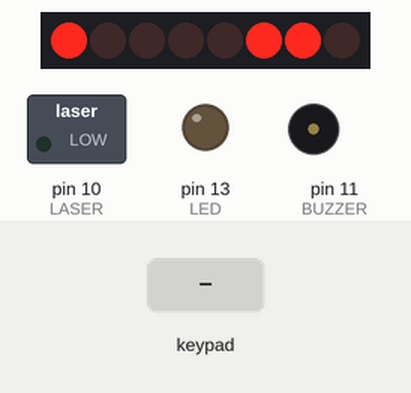
Simulated run of this sketch. Board: Arduino Uno, built with avr-gcc and run on an emulated ATmega328P. Parts: 8 shift-register outputs drawn as a row of LEDs (first output left, lit = HIGH), switched loads named in the sketch (green lamp = pin HIGH), output pins drawn as LEDs (lit = HIGH), buzzer (waves = sounding). Wiring (inferred from the names in the program): 4×3 keypad with keys 1 2 3 4 5 6 7 8 9 * 0 #: rows pin 8, pin 2, pin 12, pin 4; columns pin 7, pin 6, pin 5; shift register (74HC595): data pin 3; shift clock A2; latch A1. Wiring (inferred from the signals the program sends): row of LEDs: on Q0, Q1, Q2, Q3, Q4, Q5, Q6, Q7. The test bench sets the inputs (shaded band). Pins used as bus, display or sensor lines are not drawn.

Above: at 1.2 s.
1.3 s: keypad keys 1 2 3 4 5 pressed 0.4 s apart
At 3.3 s:
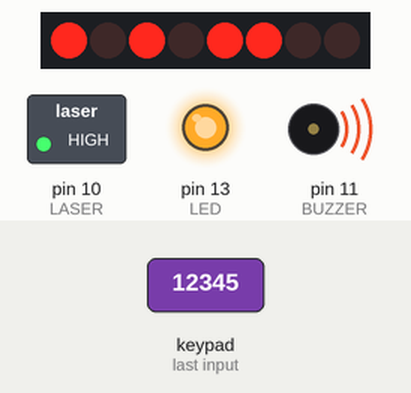
4.8 s: key '1' pressed
At 5.9 s:
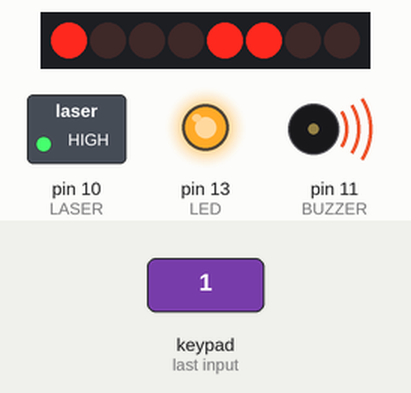
6.3 s: keypad keys 1 3 9 7 2 pressed 0.4 s apart
At 8.3 s:
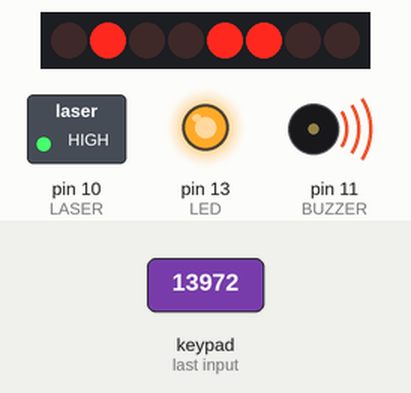
9.8 s: key '6' pressed
At 10.9 s:
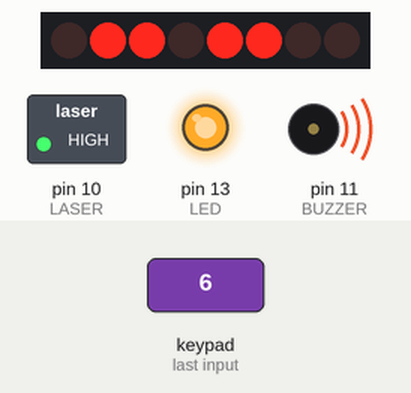
11.3 s: key '8' pressed
At 12.0 s:
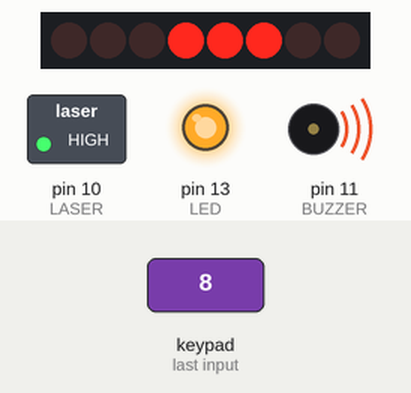
12.8 s: key '0' pressed
At 13.2 s:
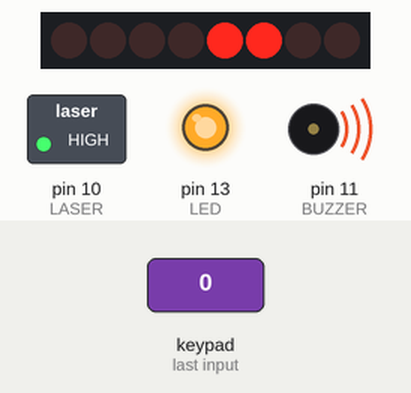
Timing chart, 0 to 15.3 s (numbered marks = the images above; inputs shaded):
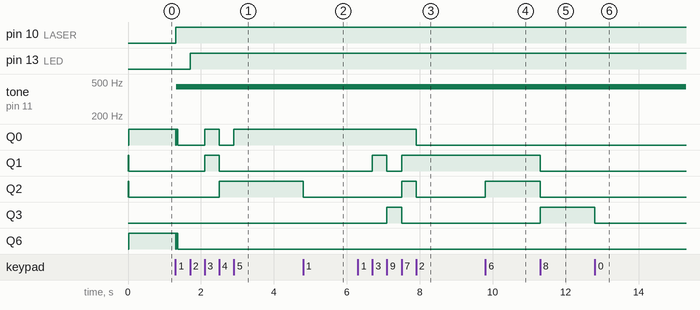

Measured:
- after the input at 1.3 s, pin 10 (LASER): LOW → HIGH at once; pin 13 (LED): LOW → HIGH after 0.41 s; tone on pin 11 (BUZZER): silent → 440 Hz at once; Q0: goes LOW 0.01 s, HIGH 0.04 s, LOW 0.74 s, HIGH 0.40 s, LOW 0.40 s, then HIGH, starting at once; Q1: LOW → HIGH after 0.80 s, → LOW 0.40 s later
- after the input at 4.8 s, Q2: HIGH → LOW at once
- after the input at 6.3 s, Q0: HIGH → LOW after 1.6 s; Q1: LOW → HIGH after 0.40 s, → LOW 0.40 s later, → HIGH 0.40 s later; Q2: LOW → HIGH after 1.2 s, → LOW 0.40 s later; Q3: LOW → HIGH after 0.80 s, → LOW 0.40 s later
- after the input at 9.8 s, Q2: LOW → HIGH at once
- after the input at 11.3 s, Q1, Q2: HIGH → LOW at once; Q3: LOW → HIGH at once
- after the input at 12.8 s, Q3: HIGH → LOW at once

The sketch:

SecuritySystem.ino
```cpp
/* LABORATÓRIO DE SISTEMAS EMBARCADOS - EA076 - Turma C
 * FEEC/Unicamp
 *
 * Projeto final: Sistema de segurança
 * Autores: Leandro Silva   156176
 *          Igor Maronni    155755
 * Data: Junho de 2017
 */

#include <EEPROM.h>
#include <TimerOne.h>
#include <string.h>

/*-------------------------------------------------------------------------
 * -------------------------    MACROS   ----------------------------------
 *------------------------------------------------------------------------- */
// Pinos do teclado matricial & LCD
/* | 12 | 2 | 8 | 7 | 5V  | A2 | 9 | 5V |<<<
 * | 4  |   | 5 | 6 | GND | 5V | 3 | A1 |*/

// Macros do teclado matricial
#define C1    7
#define C2    6
#define C3    5
#define L1    8
#define L2    2
#define L3    12
#define L4    4

// Macros do LCD por SPI
#define CLK   A2  // Clock
#define DIN   3   // Data input
#define DC    9   // Register Select (RS)
#define CE    A1  // Enable (ativo baixo)

#define LCD_FUNCTION_SET    0x38  // 2-line mode and display off
#define LCD_DISPLAY_CONTROL 0x0C  // Display on, cursor off and blink off
#define LCD_DISPLAY_CLEAR   0x01
#define LCD_ENTRY_MODE_SET  0x06  // Increment mode and entire shift off

// Outras macros
#define LDR                   A0    // Fotoresistor
#define LED                   13    // LED para indicar inserção de senha
#define BUZZER                11    // Buzzer para indicar violação de segurança
#define LASER                 10
#define PASSWORD_ADDRESS      0     // Endereço da EEPROM onde será guardada a senha
#define LIGHT_THRESHOLD       600   // Limiar entre luz (maior que) e sem luz (menor que) do LDR
#define PASS_SIZE             10    // Tamanho máximo da senha

/*-------------------------------------------------------------------------
 * ---------------------  GLOBAL VARIABLES  -------------------------------
 *------------------------------------------------------------------------- */
// Variáveis do teclado matricial
char    C[] = {C1, C2, C3},
        L[] = {L1, L2, L3, L4};           // Colunas e linhas
char    keypad[4][3] = {{'1','2','3'},
                        {'4','5','6'},
                        {'7','8','9'},
                        {'*','0','#'}};   // Caracteres disponíveis
char    key, prev_key = 0;                // Atual e anterior teclas pressionadas
boolean key_debounce = false;             // Estado de debouncing do teclado
uint8_t key_debounce_time = 0;            // Tempo de debouncing

// Variáveis do sistema de segurança
char    password[PASS_SIZE],              // Senha para controlar o sistema
        password_attempt[PASS_SIZE];      // Senha inserida para checagem
uint8_t nth_digit = 0;                    // Índice da senha digitada
boolean proceed = false;                  // Flag utilizada para adentrar na máquina de estados do teclado matricial
                                          // mesmo que nenhuma tecla tenha sido pressionada

uint8_t LDR_reading;                      // Leitura do sensor de luz

/*-------------------------------------------------------------------------
 * -------------------------    STATES   ----------------------------------
 *------------------------------------------------------------------------- */

// Estados do teclado matricial
enum {STANDBY,                          // Em espera de um comando
      PASSWORD_ATTEMPT_PRE_DEACTIVATE,  // Inserção de senha para desativar alarme
      PASSWORD_ATTEMPT_PRE_CHANGE,      // Inserção de senha para alterar senha
      CHECK_PASSWORD_PRE_DEACTIVATE,    // Verificação de senha para desativar alarme
      CHECK_PASSWORD_PRE_CHANGE,        // Verificação de senha para alterar senha
      DEACTIVATE,                       // Desativar alarme
      CHANGE_PASSWORD} keypad_state;    // Alterar senha

// Estados da verificação de senha
enum {NONE,
      CORRECT,
      INCORRECT} password_state;

// Estados do sensor de luz
enum {BRIGHT,
      DARK} LDR_state;

// Estados do alarme
enum {ALARM_OFF,                // Alarme desligado
      ALARM_ON,                 // Alarme ligado
      TRIGGERED} alarm_state;   // Uma quebra na segurança foi detectada

/*-------------------------------------------------------------------------
 * -------------------   FUNCTION PROTOTYPES   ----------------------------
 *------------------------------------------------------------------------- */
void setup();
void loop();

char    KEYPAD_sweep();
boolean str_cmp(char *s1, char *s2);

boolean EEPROM_getString(int address, char* string);
void    EEPROM_putString(int address, char* string);

void ISR_timer();

void LCD_En_Wait(uint8_t t);
void LCD_RS(uint8_t select);
void LCD_send_data(char c);
void LCD_send_command(char c, uint8_t t);
void LCD_init(void);
void LCD_send_string(char * s, uint8_t line);
void LCD_clear_line(uint8_t line);
void LCD_position_cursor(int linha, int coluna);
void LCD_clean(void);

/*-------------------------------------------------------------------------
 * --------------------------    SETUP   ----------------------------------
 *------------------------------------------------------------------------- */
void setup() {
  // Inicializacao de estados
  keypad_state = STANDBY;
  password_state = NONE;
  LDR_state      = BRIGHT;
  alarm_state    = ALARM_OFF;

  pinMode(LASER, OUTPUT);
  pinMode(BUZZER,OUTPUT);
  pinMode(LED,   OUTPUT);

  // Inicialização dos pinos do teclado
  int i;
  for(i=0;i<=3;i++){
    pinMode(L[i], OUTPUT);
    digitalWrite(L[i], HIGH);
  }
  for(i=0;i<=2;i++) pinMode(C[i], INPUT_PULLUP);

  // Interrupção periódica
  Timer1.initialize(10000);           // Interrupcao a cada 10ms
  Timer1.attachInterrupt(ISR_timer);  // Associa a interrupcao periodica a funcao ISR_timer

  // Carrega senha armazenada na EEPROM na variável <password>
  if(!EEPROM_getString(PASSWORD_ADDRESS, password)){
    strcpy(password, "12345");  // Caso não haja, insere uma senha default
  }

  // Inicializa LCD e insere instruções na tela
  LCD_init();
  LCD_send_string("1-ON 2-OFF", 1);
  LCD_send_string("3-Alt. senha", 2);
}

/*-------------------------------------------------------------------------
 * --------------------------    LOOP   -----------------------------------
 *------------------------------------------------------------------------- */
void loop() {
  /*-------------------------- KEYPAD STATE MACHINE ------------------------*
   * <<< INSTRUÇÕES >>>
   * Selecione:
   * 1: Para ativar o alarme
   * 2: Para desativar o alarme
   * 3: Para alterar a senha
   * #: Para finalizar entrada de senha
   * *: Para reiniciar entrada de senha
   *-----------------------------------------------------------------------*/

  // Se um botão foi pressionado ou se há necessidade de mudança de estado
  if(key || proceed){
    proceed = false;
    switch(keypad_state){
      /*-------------------- STANDBY --------------------*
       * A espera de uma comando no teclado.             *
       *-------------------------------------------------*/
      case STANDBY:
        switch(key){
          case '1': // Ativar alarme
            LCD_send_string("Alarme ativado.", 1);
            LCD_clear_line(2);
            alarm_state = ALARM_ON;
            digitalWrite(LASER, HIGH);
            break;
          case '2': // Desativar alarme
            if(alarm_state == ALARM_OFF){
              LCD_send_string("Alarme ja", 1);
              LCD_send_string("desativado.", 2);
            } else {
              LCD_send_string("Desativar alarme.", 1);
              LCD_send_string("Senha: ", 2);
              nth_digit = 0;  // Zera índice da senha
              digitalWrite(LED, HIGH);
              keypad_state = PASSWORD_ATTEMPT_PRE_DEACTIVATE;
            }
            break;
          case '3': // Alterar senha
            LCD_send_string("Insira senha", 1);
            LCD_send_string("atual: ", 2);
            nth_digit = 0;  // Zera índice da senha
            keypad_state = PASSWORD_ATTEMPT_PRE_CHANGE;
            digitalWrite(LED, HIGH);
            break;
          default:
            LCD_send_string("Comando", 1);
            LCD_send_string("desconhecido. ", 2);
        }
        break;

      /*---------------- PASSWORD_ATTEMPT -----------------*
       * Senha está sendo digitada.                        *
       *---------------------------------------------------*/
      case PASSWORD_ATTEMPT_PRE_DEACTIVATE:
      case PASSWORD_ATTEMPT_PRE_CHANGE:
        if(key == '#'){ // Terminou de digitar a senha
          digitalWrite(LED, LOW);
          switch(keypad_state){
            case PASSWORD_ATTEMPT_PRE_DEACTIVATE:
              keypad_state = CHECK_PASSWORD_PRE_DEACTIVATE; break;
            case PASSWORD_ATTEMPT_PRE_CHANGE:
              keypad_state = CHECK_PASSWORD_PRE_CHANGE; break;
          }
          password_attempt[nth_digit] = 0;  // Finaliza string
          proceed = true;
        } else if (key == '*'){ // Reiniciar inserção de senha
            nth_digit = 0;  // Zera índice da senha
            // Reescreve segunda linha do teclado
            LCD_clear_line(2);
            switch(keypad_state){
            case PASSWORD_ATTEMPT_PRE_DEACTIVATE:
              LCD_send_string("Senha: ", 2); break;
            case PASSWORD_ATTEMPT_PRE_CHANGE:
             LCD_send_string("atual: ", 2); break;
          }
        } else {
          LCD_send_data(key); // Imprime tecla pressionada
          password_attempt[nth_digit++] = key;
        }
        break;

       /*-------------- CHECK_PASSWORD ------------------*
       * Verificação de senha.                           *
       *-------------------------------------------------*/
      case CHECK_PASSWORD_PRE_DEACTIVATE:
      case CHECK_PASSWORD_PRE_CHANGE:
        password_state = (str_cmp(password_attempt, password) ? CORRECT : INCORRECT);
        if(password_state == CORRECT){
          LCD_send_string("Senha correta.", 1);
          LCD_clear_line(2);
          switch(keypad_state){
            case CHECK_PASSWORD_PRE_DEACTIVATE:
              proceed = true;
              keypad_state = DEACTIVATE;
              break;
            case CHECK_PASSWORD_PRE_CHANGE:
              LCD_send_string("Insira nova", 1);
              LCD_send_string("senha: ", 2);
              digitalWrite(LED, HIGH);
              keypad_state = CHANGE_PASSWORD; break;
          }
        } else {
          LCD_send_string("Senha incorreta.", 1);
          LCD_clear_line(2);
          keypad_state = STANDBY;
        }
        break;
     /*------------------ DEACTIVATE -------------------*
     * Desativar alame.                                 *
     *--------------------------------------------------*/
      case DEACTIVATE:
        LCD_send_string("Alarme", 1);
        LCD_send_string("desativado.", 2);
        alarm_state = ALARM_OFF;
        digitalWrite(LASER, LOW);
        noTone(BUZZER);
        keypad_state = STANDBY;
        break;

      /*--------------- CHANGE_PASSWORD -----------------*
       * Digitando nova senha.                           *
       *-------------------------------------------------*/
      case CHANGE_PASSWORD:
        if(key == '#'){ // Terminou de digitar a senha
          LCD_send_string("Senha alterada.", 1);
          LCD_clear_line(2);
          digitalWrite(LED, LOW);
          password[nth_digit] = 0; // Finaliza string
          EEPROM_putString(PASSWORD_ADDRESS, password); // Guarda senha na memória
          keypad_state = STANDBY;
        } else if (key == '*'){ // Reinicia inserção de senha
            nth_digit = 0;
            LCD_clear_line(2);
            LCD_send_string("senha: ", 2);
        } else {
          LCD_send_data(key);
          password[nth_digit++] = key;
        }
        break;
    }
    key = 0;
  }

  // Verifica se houve violação do sistema de segurança
  if(alarm_state == ALARM_ON && LDR_state == DARK){
    alarm_state = TRIGGERED;
    LCD_send_string("! ! ! ! ! ! ! !", 1);
    LCD_clear_line(2);
    tone(BUZZER, 440);
  }
}

/*-------------------------------------------------------------------------
 * -----------------------    KEYPAD_SWEEP   ------------------------------
 *------------------------------------------------------------------------- */
// Faz a varredura do teclado para verificar se alguma tecla foi pressionada
char KEYPAD_sweep(){
  int i,j;
  for(i=0;i<4;i++){
    digitalWrite(L[i], LOW);
    for(j=0;j<3;j++){
      if(digitalRead(C[j]) == LOW){
        digitalWrite(L[i], HIGH);
        return keypad[i][j];
      }
    }
    digitalWrite(L[i], HIGH);
  }
  return 0;
}

/*-------------------------------------------------------------------------
 * ------------------------    STR_CMP   ----------------------------------
 *------------------------------------------------------------------------- */
// Rotina auxiliar para comparacao de strings
// Retorna 1 se forem iguais e 0 caso contrário
boolean str_cmp(char *s1, char *s2) {
  uint8_t i, len;
  if ((len = strlen(s1)) != strlen(s2)) return 0;
  for (i=0; i<len; i++) {
    if (s1[i] != s2[i]) return 0;
    if (s1[i] == '\0') return 1;
  }
  return 1;
}

/*-------------------------------------------------------------------------
 * -------------------------    EEPROM   ----------------------------------
 *------------------------------------------------------------------------- */
// Lê senha no endereço <address> da EEPROM e guarda em <string>
// Retorna 1 caso tenha senha e 0 caso contrário
boolean EEPROM_getString(int address, char* string){
  uint8_t i = 0;
  while((string[i++] = EEPROM.read(address++)) && i < PASS_SIZE);
  if(i == PASS_SIZE) return 0;
  else return 1;
}

// Insere <string> no endereço <address> da EEPROM
void EEPROM_putString(int address, char* string){
  uint8_t i = 0;
  while(string[i]) EEPROM.write(address++, string[i++]);
  EEPROM.write(address, 0); // Finaliza string
}

/*-------------------------------------------------------------------------
 * ------------------------   ISR_TIMER   ---------------------------------
 *------------------------------------------------------------------------- */
 // Rotina periódica de interrupção que verifica
 // estado do fotoresistor e do teclado matricial
void ISR_timer() {
  /*-------------------------------------------------*
  * LEITURA DO SENSOR DE LUZ                         *
  *--------------------------------------------------*/
  if(alarm_state == ALARM_ON){
    if(analogRead(LDR) < LIGHT_THRESHOLD) LDR_state = DARK;
    else LDR_state = BRIGHT;
  }

  /*-------------------------------------------------*
  * LEITURA DO TECLADO MATRICIAL                     *
  *--------------------------------------------------*/
  key = KEYPAD_sweep();

  // Caso a leitura não seja mesma da anterior
  if(key != prev_key) key_debounce = false;    // Não há necessidade de debouncing
  prev_key = key;

  // Caso em debouncing
  if(key_debounce){
    key_debounce_time++;
    key = 0;
  } else if(key){     // Caso algum botão tenha sido pressionado
      key_debounce_time = 0;    // Entre em estado de debouncing
      key_debounce = true;
  }

  // Caso tempo de debouncing tenha terminado
  if(key_debounce_time >= 100) key_debounce = false;
}

/*-------------------------------------------------------------------------
 * --------------------------  LCD_SPI   ----------------------------------
 *------------------------------------------------------------------------- */
/* Estamos usando um display de LCD comum de 16x2 (YJD1602-A1),
 * entretando estamos enviando os 8 bits de dados de forma serial
 * e usando um Shift Register (SN74LS164N) para converter de volta à forma paralela.
 *
 * DATASHEET LCD: https://www.openhacks.com/uploadsproductos/eone-1602a1.pdf
 * DATASHEET Shift Register: http://www.ti.com/lit/ds/symlink/sn54ls164-sp.pdf
 * SCHEMATICS LCD_SPI: https://github.com/leandrocs1310/Embedded-Systems-Lab/blob/master/LCD_SPI_Schematics.pdf */

// Envia um pulso de enable ao LCD e espera por <t> microsegundos
// (tempo necessário para processamento de dados do LCD)
void LCD_En_Wait(uint8_t t) {
  digitalWrite(CE, LOW);
  digitalWrite(CE, HIGH);
  delayMicroseconds(t);
}

// Chaveia envio de bytes ao LCD como de comando (0) ou dados (1)
void LCD_RS(uint8_t select) {
  digitalWrite(DC, select);
}

// Envia um dado <c> ao LCD
void LCD_send_data(char c) {
  LCD_RS(1);
  shiftOut(DIN, CLK, MSBFIRST, c);    // Envia serialmente para o Shift Register
  LCD_En_Wait(50);
}

// Envia um comando <c> a LCD com um tempo <t> microssegundos de processamento
void LCD_send_command(char c, uint8_t t) {
  LCD_RS(0);
  shiftOut(DIN, CLK, MSBFIRST, c);    // Envia serialmente para o Shift Register
  LCD_En_Wait(t);
}

// Inicializa o LCD
void LCD_init(void) {
  pinMode(CLK, OUTPUT);
  pinMode(DIN, OUTPUT);
  pinMode(DC, OUTPUT);
  pinMode(CE, OUTPUT);

  digitalWrite(CE, HIGH); // LCD Disabled

  struct lcd {
    uint8_t code;
    uint8_t wait;
  } init_LCD[4];

  // Tempos de processamento abaixo foram retirados do datasheet do LCD
  init_LCD[0].code = LCD_FUNCTION_SET;
  init_LCD[0].wait = 40;
  init_LCD[1].code = LCD_DISPLAY_CONTROL;
  init_LCD[1].wait = 40;
  init_LCD[2].code = LCD_DISPLAY_CLEAR;
  init_LCD[2].wait = 1530;
  init_LCD[3].code = LCD_ENTRY_MODE_SET;
  init_LCD[3].wait = 40;

  for(int k = 0; k < 4; k++) {
    LCD_send_command(init_LCD[k].code, init_LCD[k].wait);
  }

  delayMicroseconds(40000);
}

// Enviar um string <s> na linha <line> (1 ou 2) do teclado
void LCD_send_string(char * s, uint8_t line) {
  LCD_clear_line(line); // Limpa linha
  LCD_position_cursor(line, 1); // Posiciona o cursor no começo da linha
  while (*s) {
    LCD_send_data(*s);
    s++;
  }
}

// Limpa linha <line> (1 ou 2)
void LCD_clear_line(uint8_t line) {
  LCD_position_cursor(line, 1); // Posiciona o cursor no começo da linha
  int i = 16;
  while (i--) LCD_send_data(' ');
}

// Posiciona o cursor na tela
// Sendo <linha> 1 ou 2 e <coluna> entre valores de 1 a 16
void LCD_position_cursor(int linha, int coluna){
  LCD_send_command(0x80|(0x40*(linha-1)+coluna-1), 60);
}

// Limpa LCD
void LCD_clean(void) {
  LCD_send_command(LCD_DISPLAY_CLEAR,1600);
}
```
